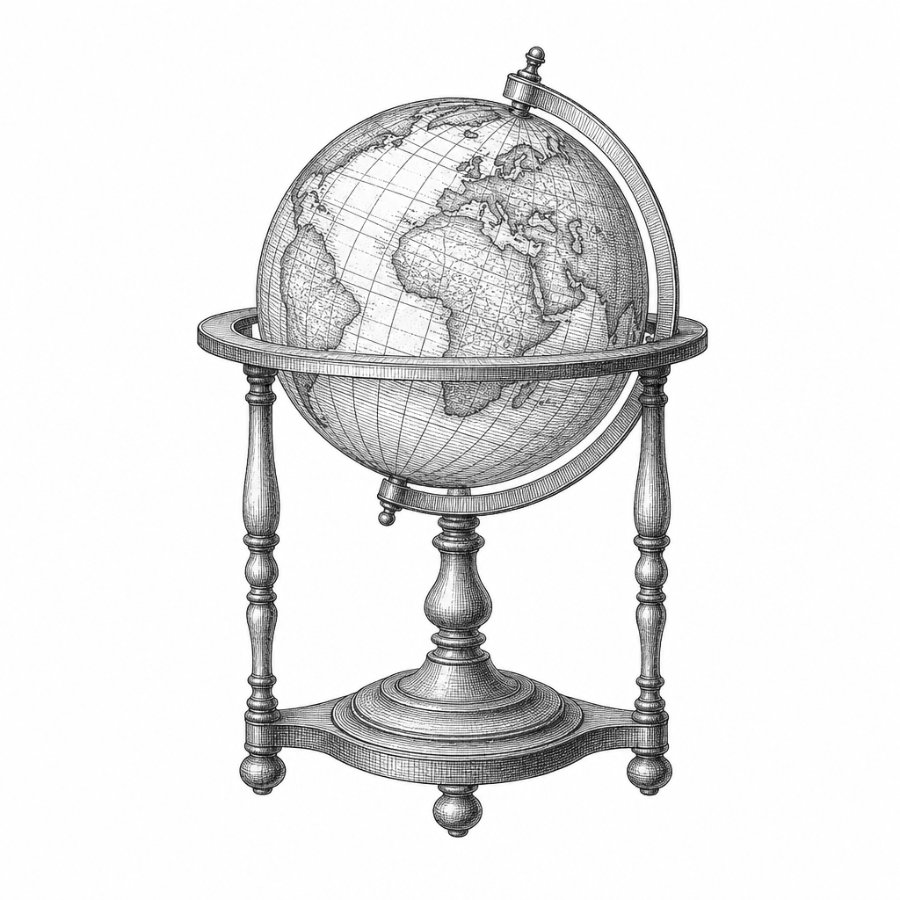
#> input picture tools/chronia-art/0.jpg, 900 x 900 px; its folder holds only this picture in this run
$ python chronia-art.py
#> lines starting #> are read from the running program, lines starting #| are printed output that depends on the picture
# Builds chronia/art/instruments.webp, the margins of CHRONIA's own pages (team, reports, privacy, and
# terms): eight engraved instruments, drawn by GPT Image 2 through Higgsfield on white (tools/chronia-art/,
# 0 globe, 1 compass, 2 protractor, 3 stopwatch, 4 map, 5 dividers, 6 astrolabe, 7 hourglass and sextant),
# turned into sepia ink on a clear ground and set down both sides of a tile that repeats seamlessly both
# ways, so the page can be any length. Run: python3 tools/chronia-art.py
import os, random
from PIL import Image, ImageOps

ROOT = os.path.dirname(os.path.dirname(os.path.abspath(__file__)))
INK = (58, 42, 27)
W, H = 1400, 2100
STRENGTH = 0.32  # how dark the ink is at its darkest

def ink(path, size):
#> called with path = 'tools/chronia-art/0.jpg', size = 328
    im = ImageOps.autocontrast(Image.open(path).convert("L"), cutoff=1)
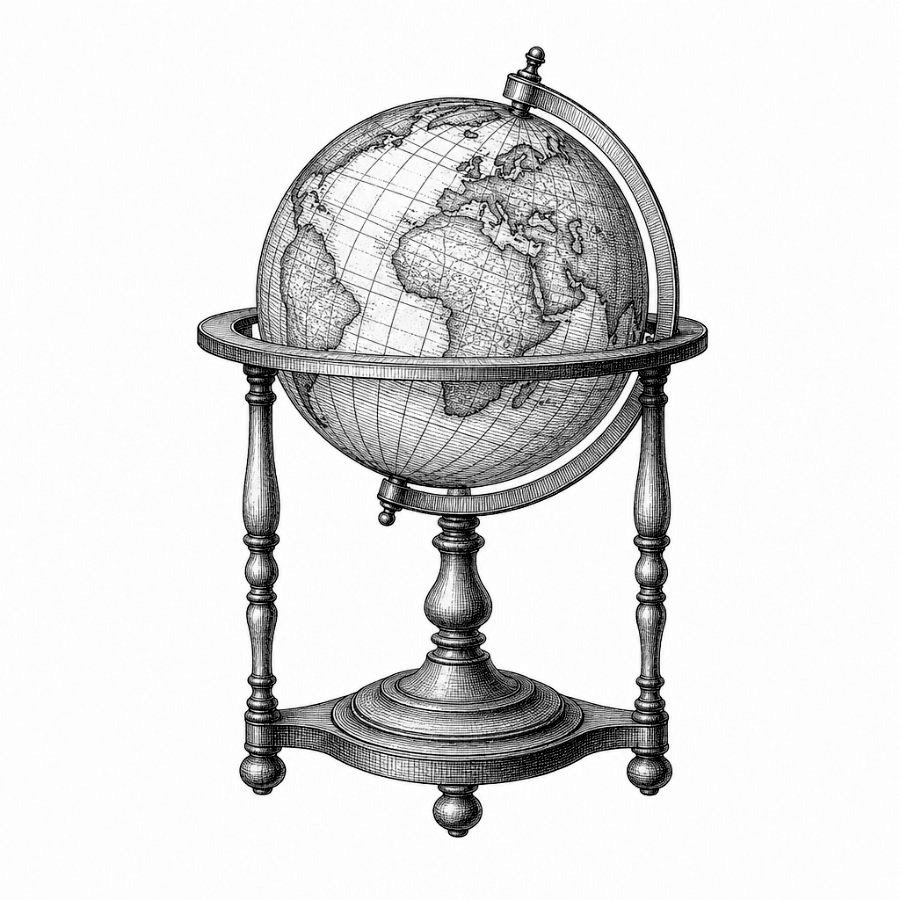
#> im: PIL image 900x900 L; min 0, max 255, mean 223.7
    a = im.point(lambda v: 0 if v > 235 else int(min(255, (235 - v) * 1.35)))
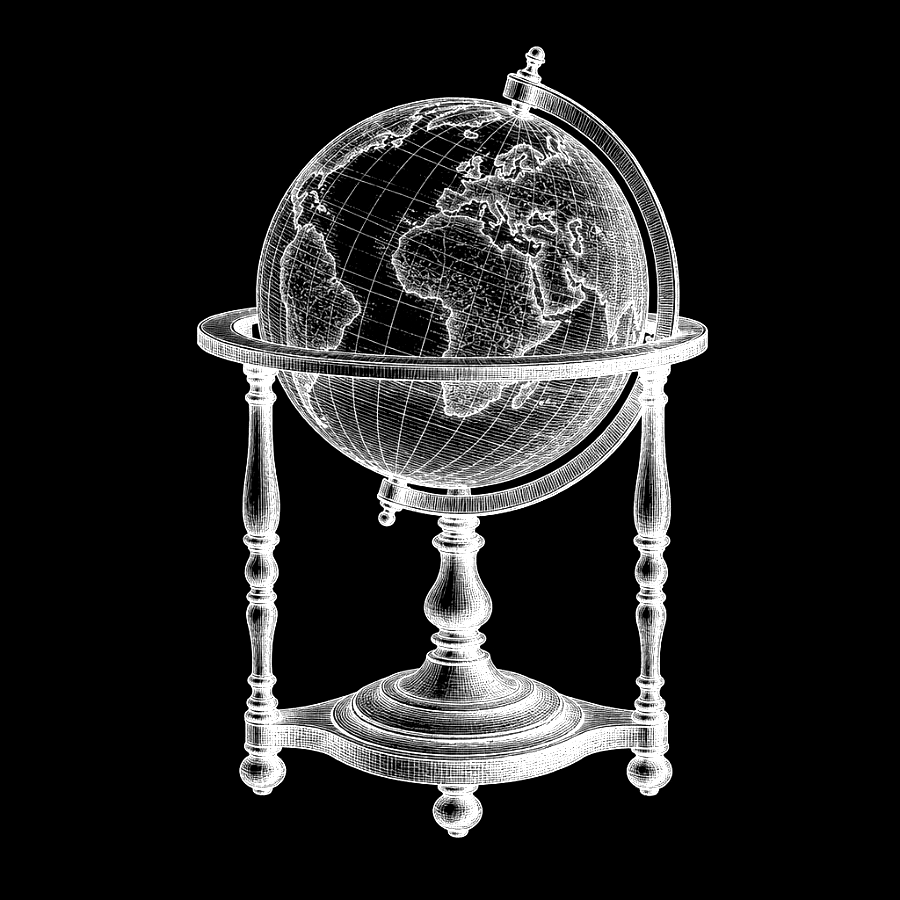
#> a: PIL image 900x900 L; min 0, max 255, mean 32.2
    a = a.crop(a.getbbox())
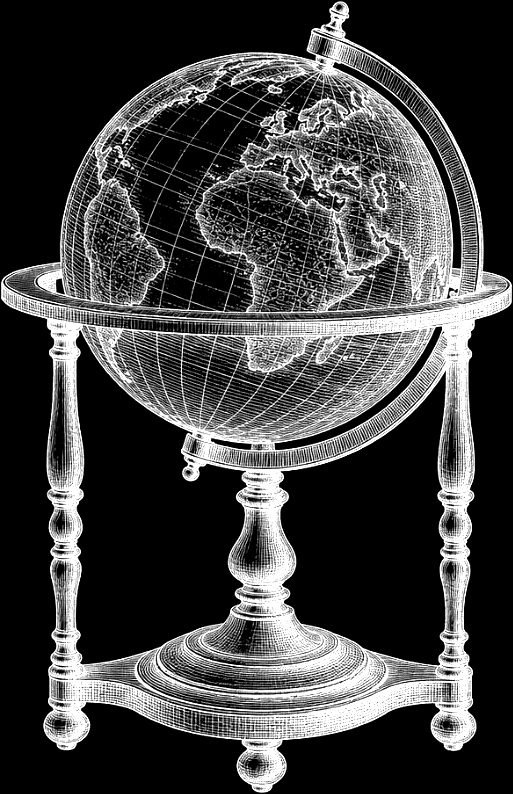
#> a: PIL image 513x794 L; min 0, max 255, mean 64
    a.thumbnail((size, size), Image.LANCZOS)
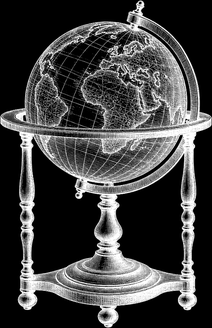
#> a: PIL image 212x328 L; min 0, max 255, mean 64.4
    out = Image.new("RGBA", a.size, INK + (0,))
    out.putalpha(a)
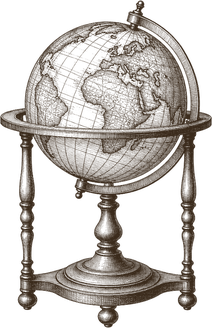
#> out: PIL image 212x328 RGBA; mean R, G, B, A 58, 42, 27, 64.4; transparent parts drawn white
    return out

def put(tile, d, x, y):
    l, t = max(0, x), max(0, y)
    r, b = min(tile.width, x + d.width), min(tile.height, y + d.height)
    if r > l and b > t:
        tile.alpha_composite(d.crop((l - x, t - y, r - x, b - y)), (l, t))

random.seed(11)
tile = Image.new("RGBA", (W, H), INK + (0,))
left = [(0, 175, 265), (4, 195, 790), (2, 170, 1320), (6, 185, 1840)]
right = [(1, 1225, 525), (3, 1215, 1050), (7, 1220, 1575), (5, 1235, 2090)]
for n, x, y in left + right:
    size = 380 if n == 5 else random.randint(300, 360)
    d = ink(os.path.join(ROOT, "tools", "chronia-art", "%d.jpg" % n), size)
    d = d.rotate(random.uniform(-14, 14), expand=True, resample=Image.BICUBIC)
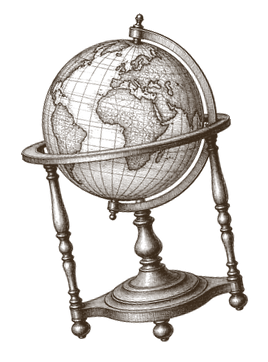
#> d: PIL image 268x362 RGBA; mean R, G, B, A 20.3, 14.4, 8.9, 46.2; transparent parts drawn white
    for dx in (-W, 0, W):
        for dy in (-H, 0, H):
            put(tile, d, int(x - d.width / 2 + dx), int(y - d.height / 2 + dy))
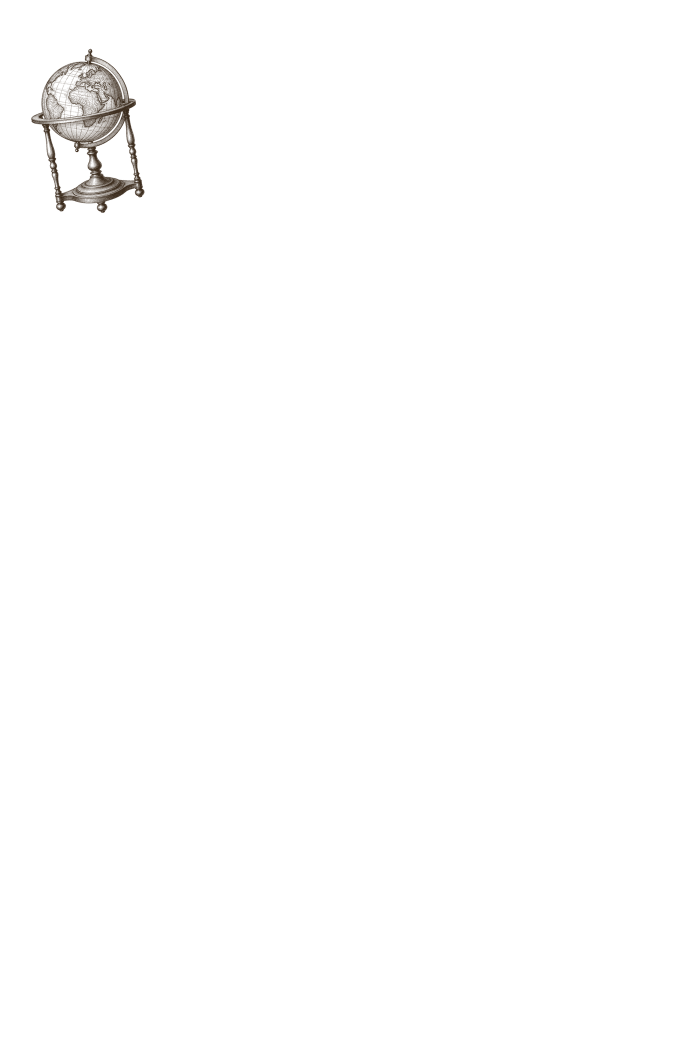
#> tile: PIL image 1400x2100 RGBA (shown at 1/2 size); mean R, G, B, A 57.9, 42, 27, 1.5; transparent parts drawn white
#> (the run stopped early here; a loop or call above may not have finished)
